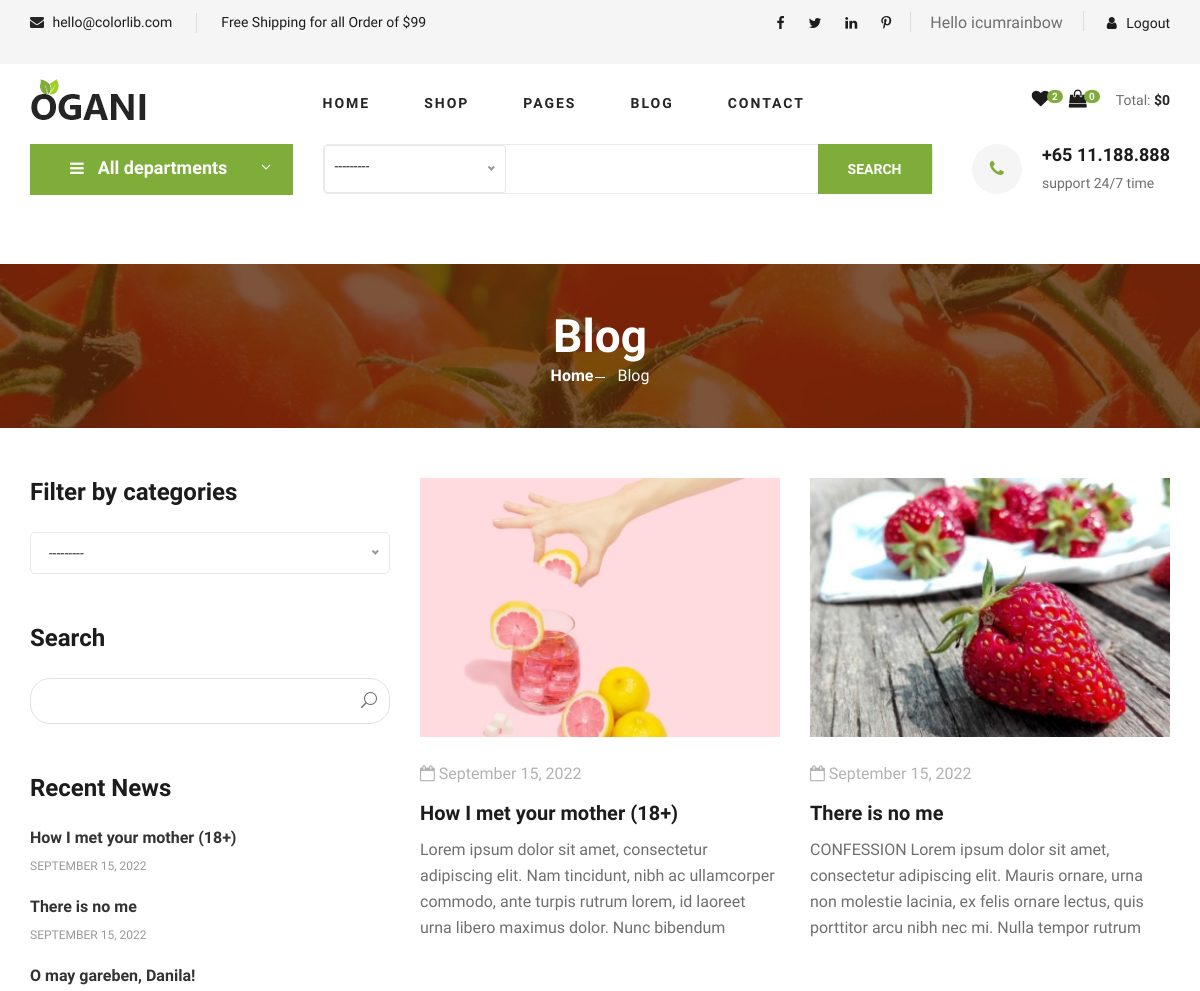
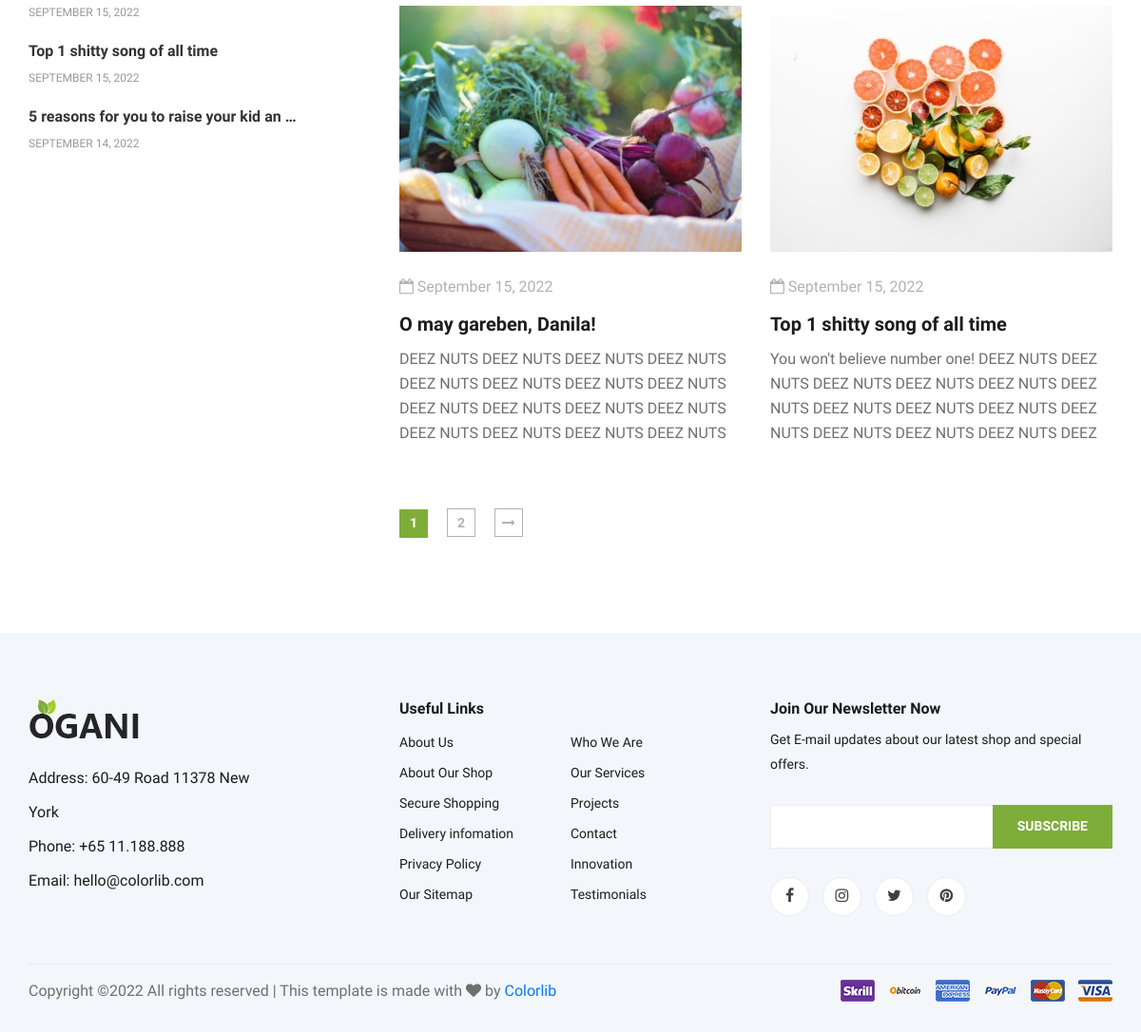
The app's page /blog/ (signed in) with its own data (2 pictures, top to bottom).
### customer/models.py (models this page shows, shortened)
class User(AbstractUser):
    username = models.CharField('Username', blank=False, max_length=100, unique=True)
    email = models.EmailField('Email', default=False, blank=False)
    phone = models.CharField('Phone', max_length=12)
    REQUIRED_FIELDS = ['first_name', 'last_name', 'email', 'phone']
    USERNAME_FIELD = 'username'
    class Meta:
        verbose_name = 'User'
        verbose_name_plural = 'Users'
        indexes = [models.Index(
            fields=['id', 'password', 'last_login', 'is_superuser', 'first_name', 'last_name', 'is_staff', 'is_active',
                    'date_joined', 'username', 'email', 'phone'])]

### posts/models.py (models this page shows, shortened)
class Post(models.Model):
    author = models.CharField('Author', max_length=100, null=False)
    avatar = models.ImageField('Avatar', default='details-author.jpg')
    heading = models.CharField('Heading', max_length=200, null=False)
    picture = models.ImageField('Picture', default='product-1.jpg')
    content = models.TextField('Content')
    created_at = models.DateTimeField('Created at', default=datetime.now)
    category = models.ForeignKey(to=PostCategory, verbose_name='Category', on_delete=models.CASCADE, default='', related_name='posts')
    class Meta:
        verbose_name = 'Post'
        verbose_name_plural = 'Posts'
        app_label = 'posts'
        indexes = [models.Index(fields=['id', 'author', 'heading', 'picture', 'content', 'created_at', 'category_id', 'avatar'])]

### posts/views.py (the view)
# urls.py: path('blog/', views.blog_view, name='blog'),
def blog_view(request):
    post_heading = request.GET.get('heading', '')
    category = request.GET.get('category', False)
    query_params = {'heading__icontains': post_heading}
    if category:
        query_params['category_id'] = int(category)
    categories, posts_by_date, posts = get_blog_page_contents(request.GET, query_params)
    paginator = Paginator(posts.qs, 4)
    page_number = request.GET.get('page', 1)
    page = paginator.get_page(page_number)
    context = {
        'post_categories': categories,
        'posts_by_date': posts_by_date[:6],
        'page': page,
        'posts': posts,
    }
    return render(request, 'blog/blog.html', context)

### templates/blog/blog.html (shortened to what this page needs)
{% extends 'utility/base.html' %}
{% load tags %}
{% load static %}
{% block content %}
    <section class="breadcrumb-section set-bg" data-setbg="{% static 'img/breadcrumb.jpg' %}">
        <div class="container">
            <div class="row">
                <div class="col-lg-12 text-center">
                    <div class="breadcrumb__text">
                        <h2>Blog</h2>
                        <div class="breadcrumb__option">
                            <a href="../index.html">Home</a>
                            <span>Blog</span>
                        </div>
                    </div>
                </div>
            </div>
        </div>
    </section>
    <section class="blog spad">
        <div class="container">
            <div class="row">
                <div class="col-lg-4 col-md-5">
                    <div class="blog__sidebar">
                        <form action="" method="GET">
                            <div class="blog__sidebar__item">
                                <h4>Filter by categories</h4>
                            </div>
                            <div class="blog__sidebar__search">
                                <h4>Search</h4>
                                {{ posts.form.heading }}
                                <button type="submit"><span class="icon_search"></span></button>
                            </div>
                        </form>
                        <div class="blog__sidebar__item">
                            <h4>Recent News</h4>
                            <div class="blog__sidebar__recent">
                                {% for post in posts_by_date %}
                                <a href="{% url 'post' post.id %}" class="blog__sidebar__recent__item">
                                    <div class="blog__sidebar__recent__item__text">
                                        <h6> {{ post.heading|truncatechars:40 }} </h6>
                                        <span>{% format_date post.created_at %}</span>
                                    </div>
                                </a>
                                {% endfor %}
                            </div>
                        </div>
                    </div>
                </div>
                <div class="col-lg-8 col-md-7">
                    <div class="row">
                        {% for post in page %}
                        <div class="col-lg-6 col-md-6 col-sm-6">
                            <div class="blog__item">
                                <div class="blog__item__pic">
                                    <img src="{{ post.picture.url }}" style="object-fit:contain;" alt="">
                                </div>
                                <div class="blog__item__text">
                                    <ul>
                                        <li><i class="fa fa-calendar-o"></i> {% format_date post.created_at %}</li>
                                    </ul>
                                    <h5><a href="{% url 'post' post.id %}">{{ post.heading }}</a></h5>
                                    <p> {{ post.content }} </p>
                                </div>
                            </div>
                        </div>
                        {% endfor %}
                        <div class="col-lg-12">
                            {% if page %}
                                {% include "utility/pagination.html" %}
                            {% endif %}
                        </div>
                    </div>
                </div>
            </div>
        </div>
    </section>
{% endblock %}

### templates/utility/base.html (shortened to what this page needs)
{% load static %}
{% load tags %}
{% load crispy_forms_tags %}
<!DOCTYPE html>
<html lang="zxx">
<head>
    <link rel="stylesheet" href="{% static 'css/bootstrap.min.css' %}" type="text/css">
    <link rel="stylesheet" href="{% static 'css/font-awesome.min.css' %}" type="text/css">
    <link rel="stylesheet" href="{% static 'css/elegant-icons.css' %}" type="text/css">
    <link rel="stylesheet" href="{% static 'css/nice-select.css' %}" type="text/css">
    <link rel="stylesheet" href="{% static 'css/jquery-ui.min.css' %}" type="text/css">
    <link rel="stylesheet" href="{% static 'css/owl.carousel.min.css' %}" type="text/css">
    <link rel="stylesheet" href="{% static 'css/slicknav.min.css' %}" type="text/css">
    <link rel="stylesheet" href="{% static 'css/style.css' %}" type="text/css">
</head>
{% if request.path == "/" %}
<body id="index">
{% else %}
<body>
{% endif %}
<header class="header">
    <div class="header__top">
        <div class="container">
            <div class="row">
                <div class="col-lg-6">
                    <div class="header__top__left">
                        <ul>
                            <li><i class="fa fa-envelope"></i> hello@colorlib.com</li>
                            <li>Free Shipping for all Order of $99</li>
                        </ul>
                    </div>
                </div>
                <div class="col-lg-6">
                    <div class="header__top__right">
                        <div class="header__top__right__social">
                            <a href="#"><i class="fa fa-facebook"></i></a>
                            <a href="#"><i class="fa fa-twitter"></i></a>
                            <a href="#"><i class="fa fa-linkedin"></i></a>
                            <a href="#"><i class="fa fa-pinterest-p"></i></a>
                        </div>
                        {% if user.is_authenticated %}
                        <div class="header__top__right__language">
                            <p>Hello {{user.username}}</p>
                        </div>
                        {% endif %}
                        <div class="header__top__right__auth">
                        {% if user.is_authenticated %}
                        <a href="{% url 'logout' %}"><i class="fa fa-user"></i> Logout</a>
                        {% else %}
                        <a href="{% url 'login' %}?next={{ request.path }}"><i class="fa fa-user"></i> Login</a>
                        {% endif %}
                    </div>
                    </div>
                </div>
            </div>
        </div>
    </div>
    <div class="container">
        <div class="row">
            <div class="col-lg-3">
                <div class="header__logo">
                    <a href="{% url 'index' %}"><img src="{% static 'img/logo.png' %}" alt=""></a>
                </div>
            </div>
            <div class="col-lg-6">
                <nav class="header__menu">
                    <ul>
                        <li><a href="{% url 'index' %}">Home</a></li>
                        <li class=""><a href="{% url 'shop_grid' %}">Shop</a></li>
                        <li><a>Pages</a>
                        </li>
                        <li><a href="{% url 'blog' %}">Blog</a></li>
                        <li><a href="{% url 'contact' %}">Contact</a></li>
                    </ul>
                </nav>
            </div>
            <div class="col-lg-3">
                <div class="header__cart">
                    <ul>
                        <li><a href="{% url 'liked_products' %}"><i class="fa fa-heart"></i> <span>{{ liked_products }}</span></a></li>
                        <li><a href="{% url 'cart' %}"><i class="fa fa-shopping-bag"></i> <span>{{ cart_items }}</span></a></li>
                    </ul>
                    <div class="header__cart__price">Total: <span>${{ order_total }}</span></div>
                </div>
            </div>
        </div>
    </div>
</header>
    <section class="hero hero-normal">
        <div class="container">
            <div class="row">
                <div class="col-lg-3">
                    <div class="hero__categories">
                        <div class="hero__categories__all">
                            <i class="fa fa-bars"></i>
                            <span>All departments</span>
                        </div>
                    </div>
                </div>
                <div class="col-lg-9">
                    <div class="hero__search">
                        <div class="hero__search__form">
                            <form action="{% url 'shop_grid' %}" method="GET" class="search-form">
                                <div class="hero__search__categories">
                                </div>
                                {{ filtered_products.form.name }}
                                <button type="submit" class="site-btn">SEARCH</button>
                            </form>
                        </div>
                        <div class="hero__search__phone">
                            <div class="hero__search__phone__icon">
                                <i class="fa fa-phone"></i>
                            </div>
                            <div class="hero__search__phone__text">
                                <h5>+65 11.188.888</h5>
                                <span>support 24/7 time</span>
                            </div>
                        </div>
                    </div>
                </div>
            </div>
        </div>
    </section>
{% block content %}{% endblock %}
<footer class="footer spad">
    <div class="container">
        <div class="row">
            <div class="col-lg-3 col-md-6 col-sm-6">
                <div class="footer__about">
                    <div class="footer__about__logo">
                        <a href="{% url 'index' %}"><img src="{% static 'img/logo.png' %}" alt=""></a>
                    </div>
                    <ul>
                        <li>Address: 60-49 Road 11378 New York</li>
                        <li>Phone: +65 11.188.888</li>
                        <li>Email: hello@colorlib.com</li>
                    </ul>
                </div>
            </div>
            <div class="col-lg-4 col-md-6 col-sm-6 offset-lg-1">
                <div class="footer__widget">
                    <h6>Useful Links</h6>
                    <ul>
                        <li><a href="#">About Us</a></li>
                        <li><a href="#">About Our Shop</a></li>
                        <li><a href="#">Secure Shopping</a></li>
                        <li><a href="#">Delivery infomation</a></li>
                        <li><a href="#">Privacy Policy</a></li>
                        <li><a href="#">Our Sitemap</a></li>
                    </ul>
                    <ul>
                        <li><a href="#">Who We Are</a></li>
                        <li><a href="#">Our Services</a></li>
                        <li><a href="#">Projects</a></li>
                        <li><a href="#">Contact</a></li>
                        <li><a href="#">Innovation</a></li>
                        <li><a href="#">Testimonials</a></li>
                    </ul>
                </div>
            </div>
            <div class="col-lg-4 col-md-12">
                <div class="footer__widget">
                    <h6>Join Our Newsletter Now</h6>
                    <p>Get E-mail updates about our latest shop and special offers.</p>
                    <form action="" method="POST">
                        {{ email_form.email }}
                        <button type="submit" class="site-btn">Subscribe</button>
                    </form>
                    <div class="footer__widget__social">
                        <a href="#"><i class="fa fa-facebook"></i></a>
                        <a href="#"><i class="fa fa-instagram"></i></a>
                        <a href="#"><i class="fa fa-twitter"></i></a>
                        <a href="#"><i class="fa fa-pinterest"></i></a>
                    </div>
                </div>
            </div>
        </div>
        <div class="row">
            <div class="col-lg-12">
                <div class="footer__copyright">
                    <div class="footer__copyright__text">
                        <p>
                            Copyright &copy;<script>document.write(new Date().getFullYear());</script>
                            All rights reserved | This template is made with <i class="fa fa-heart"
                                                                                aria-hidden="true"></i> by <a
                                    href="https://colorlib.com" target="_blank">Colorlib</a>
                            </p>
                    </div>
                    <div class="footer__copyright__payment"><img src="img/payment-item.png" alt=""></div>
                </div>
            </div>
        </div>
    </div>
</footer>
</body>
</html>

### records on screen
User: username "icumrainbow"
Post: heading "How I met your mother (18+)", created_at "SEPTEMBER 15, 2022", picture (picture), created_at "September 15, 2022", content "Lorem ipsum dolor sit amet, consectetur adipiscing elit. Nam tincidunt, nibh ac ullamcorper commodo, ante turpis rutrum lorem, id laoreet urna libero maximus dolor. Nunc bibendum…"
Post: heading "There is no me", created_at "SEPTEMBER 15, 2022", picture (picture), created_at "September 15, 2022", content "CONFESSION Lorem ipsum dolor sit amet, consectetur adipiscing elit. Mauris ornare, urna non molestie lacinia, ex felis ornare lectus, quis porttitor arcu nibh nec mi. Nulla tempor rutrum…"
Post: heading "O may gareben, Danila!", created_at "SEPTEMBER 15, 2022", picture (picture), created_at "September 15, 2022", content "DEEZ NUTS DEEZ NUTS DEEZ NUTS DEEZ NUTS DEEZ NUTS DEEZ NUTS DEEZ NUTS DEEZ NUTS DEEZ NUTS DEEZ NUTS DEEZ NUTS DEEZ NUTS DEEZ NUTS DEEZ NUTS DEEZ NUTS DEEZ NUTS…"
Post: heading "Top 1 shitty song of all time", created_at "SEPTEMBER 15, 2022", picture (picture), created_at "September 15, 2022", content "You won't believe number one! DEEZ NUTS DEEZ NUTS DEEZ NUTS DEEZ NUTS DEEZ NUTS DEEZ NUTS DEEZ NUTS DEEZ NUTS DEEZ NUTS DEEZ NUTS DEEZ NUTS DEEZ NUTS DEEZ NUTS DEEZ…"
Post: heading "5 reasons for you to raise your kid an …", created_at "SEPTEMBER 14, 2022"

### other values on screen
{{ liked_products }} "2"
{{ cart_items }} "0"
{{ order_total }} "0"
{{ page_number }} "1" "2"
